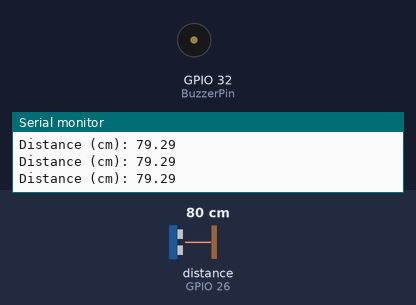
Bench run of a sketch on a simulated ESP32. Parts: buzzer (waves = sounding), the last lines printed to the serial monitor. Wiring (inferred from the names in the program): ultrasonic range finder: trigger GPIO 27; echo GPIO 26. The inputs (shaded band) are chosen by the test bench; at power-on: distance to the obstacle (sensor on GPIO 26) 80 cm. The echo pulse lasts 58.3 µs per cm.

Above: at 1.2 s.
1.3 s: distance to the obstacle (sensor on GPIO 26) set to 23 cm
2.8 s: distance to the obstacle (sensor on GPIO 26) set to 19 cm
At 4.0 s:
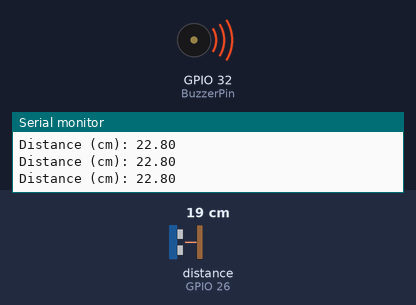
Timing chart, 0 to 37.6 s (numbered marks = the images above; inputs shaded):
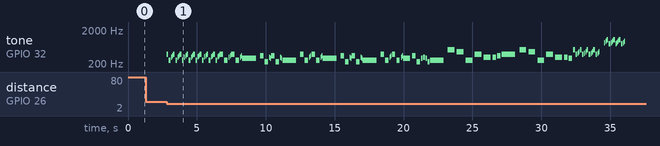

Measured:
- the behaviour switches between 21 and 20 cm on distance to the obstacle (sensor on GPIO 26) (found by bisection; images 0 and 1)
- after the input at 2.8 s, tone on GPIO 32 (BuzzerPin): plays 392 Hz for 0.12 s, 262 Hz for 0.12 s, 311 Hz for 0.06 s, 349 Hz for 0.06 s, 392 Hz for 0.12 s, 262 Hz for 0.12 s … (129 notes in this stretch), starting at once

The sketch:

sensor_ultrassonico.ino
```cpp
// (licence header left out)
#include "pitches.h"

const int trigPin = 27;
const int echoPin = 26;
const int BuzzerPin = 32;

//define sound speed in cm/uS
#define SOUND_SPEED 0.034

long duration;
float distanceCm;

int melody[] = {
  NOTE_G4, NOTE_C4, NOTE_DS4, NOTE_F4, NOTE_G4, NOTE_C4, NOTE_DS4, NOTE_F4,
  NOTE_G4, NOTE_C4, NOTE_DS4, NOTE_F4, NOTE_G4, NOTE_C4, NOTE_DS4, NOTE_F4,
  NOTE_G4, NOTE_C4, NOTE_E4, NOTE_F4, NOTE_G4, NOTE_C4, NOTE_E4, NOTE_F4,
  NOTE_G4, NOTE_C4, NOTE_E4, NOTE_F4, NOTE_G4, NOTE_C4, NOTE_E4, NOTE_F4,
  NOTE_G4, NOTE_C4,

  NOTE_DS4, NOTE_F4, NOTE_G4, NOTE_C4, NOTE_DS4, NOTE_F4,
  NOTE_D4,
  NOTE_F4, NOTE_AS3,
  NOTE_DS4, NOTE_D4, NOTE_F4, NOTE_AS3,
  NOTE_DS4, NOTE_D4, NOTE_C4,

  NOTE_G4, NOTE_C4,

  NOTE_DS4, NOTE_F4, NOTE_G4, NOTE_C4, NOTE_DS4, NOTE_F4,
  NOTE_D4,
  NOTE_F4, NOTE_AS3,
  NOTE_DS4, NOTE_D4, NOTE_F4, NOTE_AS3,
  NOTE_DS4, NOTE_D4, NOTE_C4,
  NOTE_G4, NOTE_C4,
  NOTE_DS4, NOTE_F4, NOTE_G4,  NOTE_C4, NOTE_DS4, NOTE_F4,

  NOTE_D4,
  NOTE_F4, NOTE_AS3,
  NOTE_D4, NOTE_DS4, NOTE_D4, NOTE_AS3,
  NOTE_C4,
  NOTE_C5,
  NOTE_AS4,
  NOTE_C4,
  NOTE_G4,
  NOTE_DS4,
  NOTE_DS4, NOTE_F4,
  NOTE_G4,

  NOTE_C5,
  NOTE_AS4,
  NOTE_C4,
  NOTE_G4,
  NOTE_DS4,
  NOTE_DS4, NOTE_D4,
  NOTE_C5, NOTE_G4, NOTE_GS4, NOTE_AS4, NOTE_C5, NOTE_G4, NOTE_GS4, NOTE_AS4,
  NOTE_C5, NOTE_G4, NOTE_GS4, NOTE_AS4, NOTE_C5, NOTE_G4, NOTE_GS4, NOTE_AS4,

  REST, NOTE_GS5, NOTE_AS5, NOTE_C6, NOTE_G5, NOTE_GS5, NOTE_AS5,
  NOTE_C6, NOTE_G5, NOTE_GS5, NOTE_AS5, NOTE_C6, NOTE_G5, NOTE_GS5, NOTE_AS5
};

int durations[] = {
  8, 8, 16, 16, 8, 8, 16, 16,
  8, 8, 16, 16, 8, 8, 16, 16,
  8, 8, 16, 16, 8, 8, 16, 16,
  8, 8, 16, 16, 8, 8, 16, 16,
  4, 4,

  16, 16, 4, 4, 16, 16,
  1,
  4, 4,
  16, 16, 4, 4,
  16, 16, 1,

  4, 4,

  16, 16, 4, 4, 16, 16,
  1,
  4, 4,
  16, 16, 4, 4,
  16, 16, 1,
  4, 4,
  16, 16, 4, 4, 16, 16,

  2,
  4, 4,
  8, 8, 8, 8,
  1,
  2,
  2,
  2,
  2,
  2,
  4, 4,
  1,

  2,
  2,
  2,
  2,
  2,
  4, 4,
  8, 8, 16, 16, 8, 8, 16, 16,
  8, 8, 16, 16, 8, 8, 16, 16,

  4, 16, 16, 8, 8, 16, 16,
  8, 16, 16, 16, 8, 8, 16, 16
};

void musica() {
  int size = sizeof(durations) / sizeof(int);
	for (int note = 0; note < size; note++) {
	  //to calculate the note duration, take one second divided by the note type.
	  //e.g. quarter note = 1000 / 4, eighth note = 1000/8, etc.
	  int duration = 1000 / durations[note];
	  tone(BuzzerPin, melody[note], duration);
	  //to distinguish the notes, set a minimum time between them.
	  //the note's duration + 30% seems to work well:
	  int pauseBetweenNotes = duration * 1.30;
	  delay(pauseBetweenNotes);
	  //stop the tone playing:
	  noTone(BuzzerPin);
	}

}

void setup() {
  Serial.begin(115200); // Starts the serial communication
  pinMode(trigPin, OUTPUT); // Sets the trigPin as an Output
  pinMode(echoPin, INPUT); // Sets the echoPin as an Input
  pinMode(BuzzerPin, OUTPUT);
}

void loop() {
  // Clears the trigPin
  digitalWrite(trigPin, LOW);
  delayMicroseconds(2);
  // Sets the trigPin on HIGH state for 10 micro seconds
  digitalWrite(trigPin, HIGH);
  delayMicroseconds(10);
  digitalWrite(trigPin, LOW);

  // Reads the echoPin, returns the sound wave travel time in microseconds
  duration = pulseIn(echoPin, HIGH);

  // Calculate the distance
  distanceCm = duration * SOUND_SPEED/2;

  if(distanceCm > 20.00){
    digitalWrite(BuzzerPin, HIGH);

  }else if(distanceCm < 20.00 && distanceCm > 10.00){
    musica();
    delay(1000);
    digitalWrite(BuzzerPin, HIGH);
    delay(1000);

  }else if(distanceCm < 10.00 && distanceCm > 5.00){
    musica();
    delay(500);
    digitalWrite(BuzzerPin, HIGH);
    delay(500);

  }else{
    musica();

  }

  // Prints the distance in the Serial Monitor
  Serial.print("Distance (cm): ");
  Serial.println(distanceCm);

}
```
